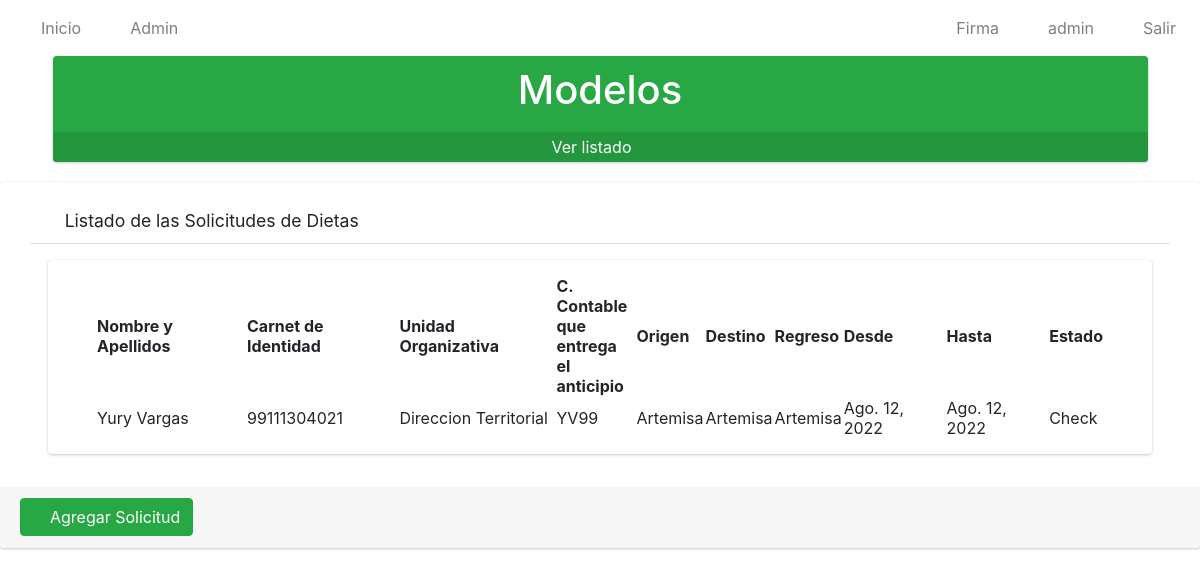
Page / (signed in) on the earlier database version.
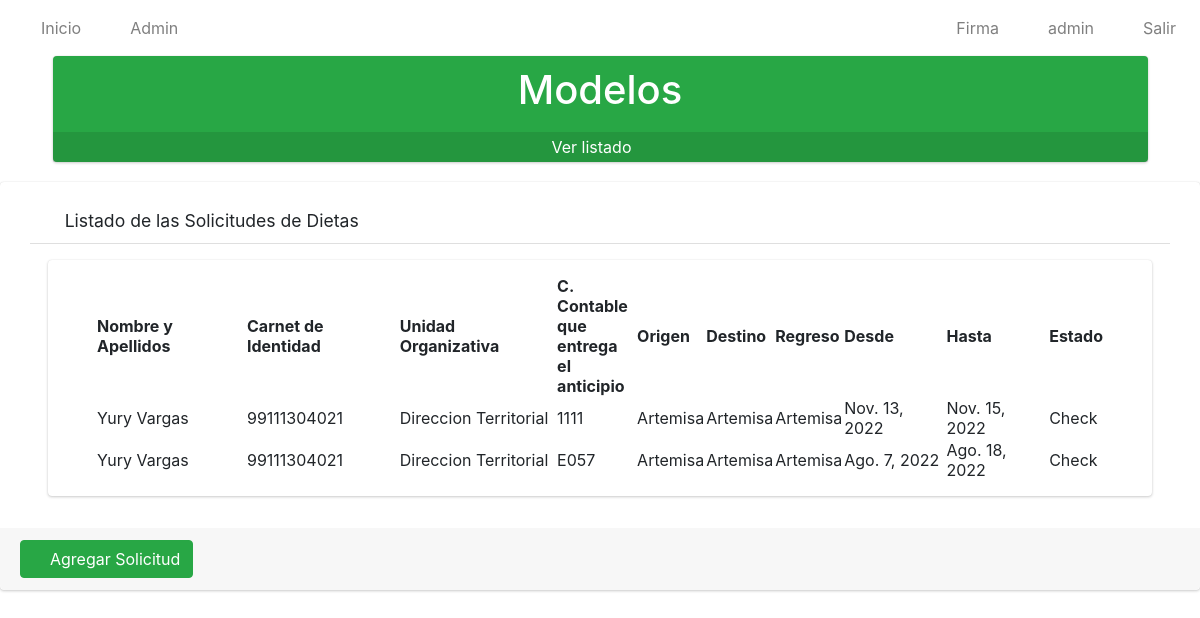
Same page on the later database version.
### app/models.py (models this page shows, shortened)
class Solicitud(models.Model):
    numero=models.IntegerField()
    solicitante=models.ForeignKey(User, on_delete=models.CASCADE)
    trabajador=models.ForeignKey(Trabajador, on_delete=models.CASCADE)
    unidad_organizativa=models.ForeignKey(Unidad_Organizativa, on_delete=models.CASCADE)
    c_contable=models.CharField(max_length=4)
    provincia=models.ForeignKey(Provincia, on_delete=models.CASCADE)
    origen=models.ForeignKey(Municipio, on_delete=models.CASCADE, related_name='municipio_origen')
    destino=models.ForeignKey(Municipio, on_delete=models.CASCADE, related_name='municipio_destino')
    regreso=models.ForeignKey(Municipio, on_delete=models.CASCADE, related_name='municipio_regreso')
    fecha_inicio=models.DateField()
    fecha_final=models.DateField()
    estado=models.CharField(max_length=20)
    class Meta:
        verbose_name="Solicitud"
        verbose_name_plural="Solicitudes"

class Trabajador(models.Model):
    nombre_y_apellidos = models.CharField(max_length=80)
    ci=models.CharField(max_length=11, unique=True)
    def __str__(self):
            return self.nombre_y_apellidos
    class Meta:
        verbose_name = "Trabajador"
        verbose_name_plural = "Trabajadores"

class Unidad_Organizativa(models.Model):
    nombre=models.CharField(max_length=100)
    def __str__(self):
        return self.nombre
    class Meta:
        verbose_name="Unidad Organizativa"
        verbose_name_plural="Unidades Organizativas"

class Municipio(models.Model):
    nombre=models.CharField(max_length=30)
    provincia=models.ForeignKey(Provincia, on_delete=models.CASCADE)
    def __str__(self):
        return self.nombre
    class Meta:
        verbose_name="Municipio"
        verbose_name_plural="Municipios"

### app/views.py (the view)
# urls.py: path('', SolicitudListView.as_view(), name='solicitudes'),
class SolicitudListView(ListView):
    model = Solicitud
    template_name = 'solicitudes/listar.html'
    @method_decorator(login_required)
    def dispatch(self, request, *args, **kwargs):
        return super().dispatch(request,*args,** kwargs)
    def get_context_data(self, **kwargs):
        context = super().get_context_data(**kwargs)
        context['title'] = "Listado de Solicitudes"
        return context

### app/templates/solicitudes/listar.html
{% extends 'base.html' %}
{% load static %}
{% block content %}
    <div class="row pl-5 pr-5" >
         <div>
            <div class="small-box bg-success">
                <div class="inner">
                    <h1 style="color: white;" class="text-center">
                        Modelos
                    </h1>
                </div>
                <div class="icon"><i class="fas fa-check-square"></i>
                </div>
                <a href="{% url 'listarMod' %}" class="small-box-footer" style="color: white !important;">
                Ver listado <i class="fas fa-arrow-circle-right" style="color: white;"></i>
                </a>
            </div>
        </div>
    </div>
    <div class=" card card-default">
        <div class="card-header px-3 mb-3 mt-3 container">
            <h3 class="card-title">
            <i class="fas fa-search"></i>
                Listado de las Solicitudes de Dietas
            </h3>
            </div>
        <div class="card card-body content-header mx-5 px-5">
            <table id="myTable" class="display" style="width: 100%;">
                <thead>
                    <tr>
                        <th>Nombre y Apellidos</th>
                        <th>Carnet de Identidad</th>
                        <th>Unidad Organizativa</th>
                        <th>C. Contable que entrega el anticipio</th>
                        <th>Origen</th>
                        <th>Destino</th>
                        <th>Regreso</th>
                        <th>Desde</th>
                        <th>Hasta</th>
                        <th>Estado</th>
                    </tr>
                </thead>
                <tbody>
                    {% for i in object_list %}
                    <tr>
                        <td style="width: 150px;">{{i.trabajador}}</td>
                        <td>{{i.trabajador.ci}}</td>
                        <td>{{i.unidad_organizativa}}</td>
                        <td style="width: 80px;">{{i.c_contable}}</td>
                        <td>{{i.origen}}</td>
                        <td>{{i.destino}}</td>
                        <td>{{i.regreso}}</td>
                        <td>{{i.fecha_inicio}}</td>
                        <td>{{i.fecha_final}}</td>
                        <td>{{i.estado}}</td>
                    </tr>
                    {% endfor %}
                </tbody>
            </table>
        </div>
        <div class=" card-footer mt-3">
            <a href="{% url 'crear_solicitud' %}" type="button" class="btn btn-primary btn-success">
                <i class="fas fa-plus"></i>
                Agregar Solicitud
            </a>
        </div>
    </div>
{% endblock %}

Differences in the rows shown:
removed Solicitud: trabajador "Yury Vargas", trabajador.ci "99111304021", unidad_organizativa "Direccion Territorial", c_contable "YV99", origen "Artemisa", destino "Artemisa", regreso "Artemisa", fecha_inicio "Ago. 12, 2022", fecha_final "Ago. 12, 2022", estado "Check"
added Solicitud: trabajador "Yury Vargas", trabajador.ci "99111304021", unidad_organizativa "Direccion Territorial", c_contable "1111", origen "Artemisa", destino "Artemisa", regreso "Artemisa", fecha_inicio "Nov. 13, 2022", fecha_final "Nov. 15, 2022", estado "Check"
added Solicitud: trabajador "Yury Vargas", trabajador.ci "99111304021", unidad_organizativa "Direccion Territorial", c_contable "E057", origen "Artemisa", destino "Artemisa", regreso "Artemisa", fecha_inicio "Ago. 7, 2022", fecha_final "Ago. 18, 2022", estado "Check"
